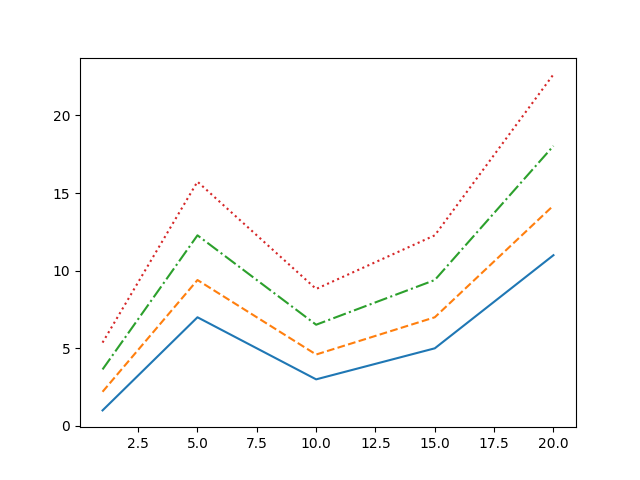

This figure's Python source:
import matplotlib.pyplot as plt
x = [1, 5, 10, 15, 20]
y1 = [1, 7, 3, 5, 11]
y2 = [i*1.2 + 1 for i in y1]
y3 = [i*1.2 + 1 for i in y2]
y4 = [i*1.2 + 1 for i in y3]
plt.plot(x, y1, '-', x, y2, '--', x, y3, '-.', x, y4, ':')
plt.show()
